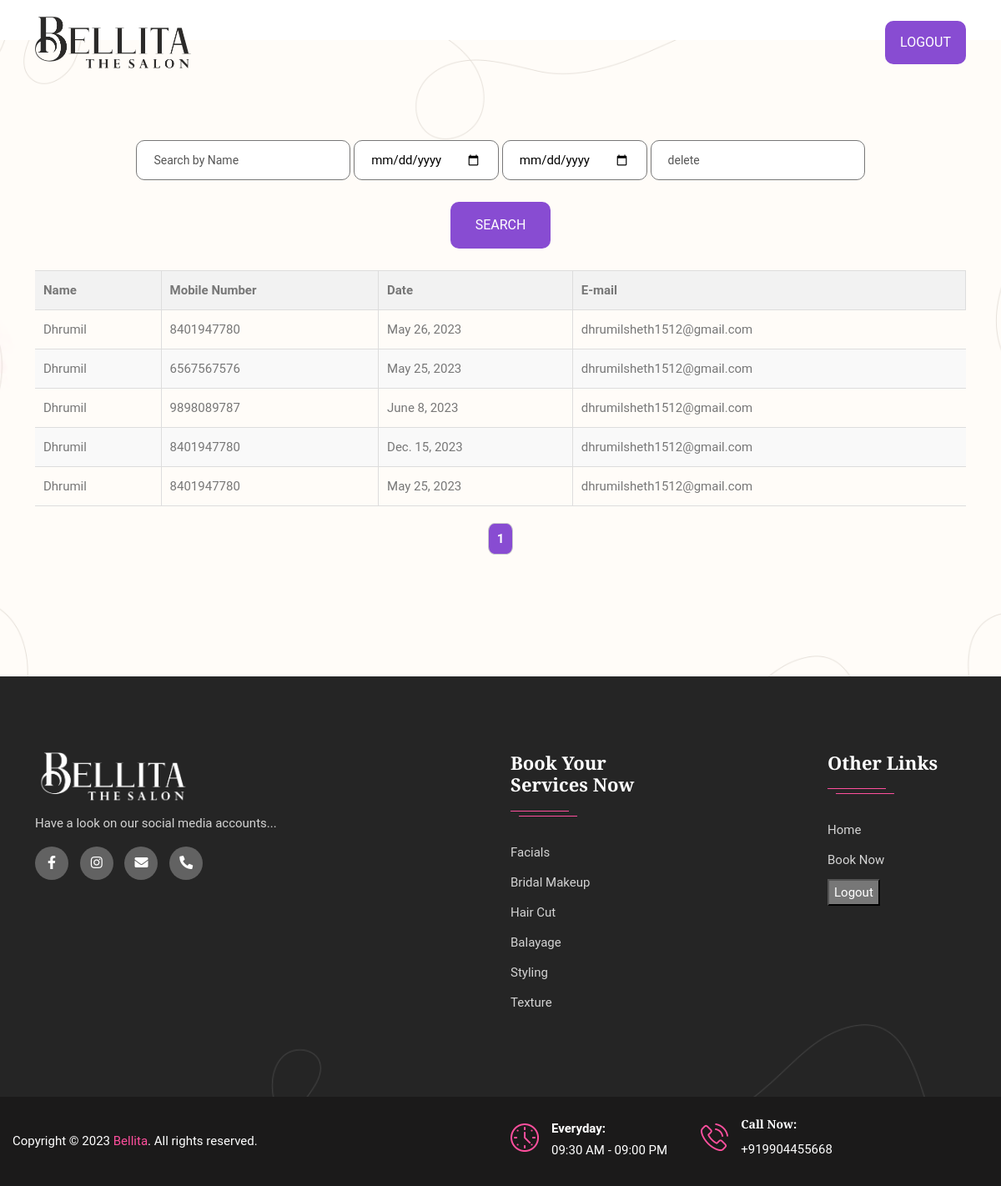
Before: /accounts/profile/ with the older database file.
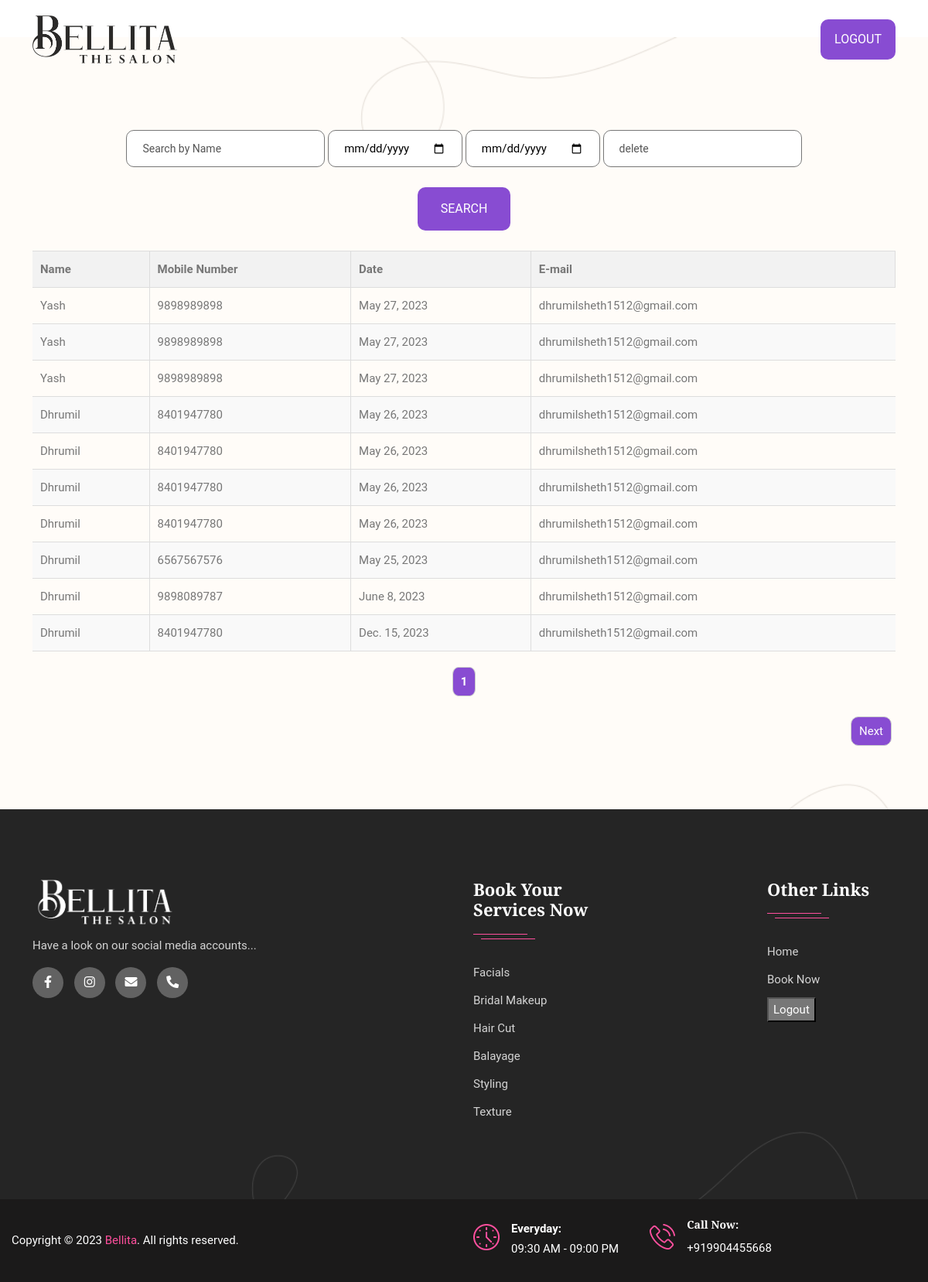
After: the same page with the newer database file.
### bellitaweb/models.py (models this page shows, shortened)
class Form(models.Model):
    input_name = models.CharField(max_length=255)
    mobile_number = models.CharField(max_length=10)
    date = models.DateField(null=True)
    email = models.EmailField(max_length=255, default='')

### bellitaweb/views.py (the view, shortened to what this page needs)
# urls.py: path('accounts/profile/', views.dashboard, name='profile'),
def dashboard(request):
    search_name = request.GET.get('input_name')
    start_date = request.GET.get('start_date')
    end_date = request.GET.get('end_date')
    delete_record = request.GET.get('delete')
    appointments = Form.objects.all().order_by('-id')
    if search_name and (start_date or end_date):
        appointments = Form.objects.filter(
            Q(input_name__icontains=search_name),
            Q(date__range=[start_date, end_date])
        ).order_by('-id')
    elif search_name:
        appointments = Form.objects.filter(input_name__icontains=search_name).order_by('-id')
    elif start_date and end_date:
        appointments = Form.objects.filter(date__range=[start_date, end_date]).order_by('-id')
    else:
        appointments = Form.objects.all().order_by('-id')
    paginator = Paginator(appointments, 10)
    page_number = request.GET.get('page')
    page_obj = paginator.get_page(page_number)
    context = {
        'appointments': page_obj,
        'page_obj': page_obj,
        'search_name': search_name,
        'start_date': start_date,
        'end_date': end_date
    }
    return render(request, 'dashboard.html', context)

### bellitaweb/templates/dashboard.html (shortened to what this page needs)
<!doctype html>
<html class="no-js" lang="zxx">
<head>
        <link rel="stylesheet" href="/static/css/bootstrap.min.css">
        <link rel="stylesheet" href="/static/css/animate.min.css">
        <link rel="stylesheet" href="/static/css/magnific-popup.css">
        <link rel="stylesheet" href="/static/fontawesome/css/all.min.css">
        <link rel="stylesheet" href="/static/css/dripicons.css">
        <link rel="stylesheet" href="/static/css/slick.css">
        <link rel="stylesheet" href="/static/css/meanmenu.css">
        <link rel="stylesheet" href="/static/css/default.css">
        <link rel="stylesheet" href="/static/css/style.css">
        <link rel="stylesheet" href="/static/css/responsive.css">
    </head>
    <body>
        <header class="header-area header-three">
            <div id="header-sticky" class="menu-area">
              <div class="container">
                  <div class="second-menu">
                      <div class="row align-items-center">
                          <div class="col-xl-2 col-lg-2">
                              <div class="logo">
                                <a href="/index"><img src="/static/img/logo/logo.png" alt="logo"></a>
                              </div>
                          </div>
                           <div class="col-xl-3 col-lg-3 text-right d-none d-lg-block mt-25 mb-25 text-right text-xl-right">
                              <div class="login">
                                  <ul>
                                      <li>
                                          <div class="second-header-btn">
                                            <form action="{% url 'logout' %}" method="POST">
                                                <button type ="submit" class="btn">Logout</button>
                                                </form>
                                          </div>
                                      </li>
                                  </ul>
                              </div>
                          </div>
                      </div>
                  </div>
              </div>
          </div>
      </header>
<br>
<br>
           <section id="booking" class="booking-area p-relative pt-120 pb-120" style="background: url(/static/img/bg/ap-bg.png); background-size: cover; background-position: center center; background-repeat: no-repeat;">
            <center><div class="container">
                <form method="GET" action="{% url 'dashboard' %}">
                    <input type="text" name="input_name" placeholder="Search by Name" value="{{ request.GET.input_name }}">
                    <input type="date" name="start_date" placeholder="Start Date" value="{{ request.GET.start_date }}">
                    <input type="date" name="end_date" placeholder="End Date" value="{{ request.GET.end_date }}">
                    <input type="text" name="delete" placeholder="delete" value="{{ request.GET.delete }}">
                    <br>
                    <br>
                    <div><button type="submit" class="btn">Search</button></div>
                </form>
            </div></center>
<br>
<div class="container">
    <div class="contact-field p-relative c-subject mb-20">
<table class="appointment-table">
    <thead>
        <tr>
            <th>Name</th>
            <th>Mobile Number</th>
            <th>Date</th>
            <th>E-mail</th>
        </tr>
    </thead>
    <tbody>
        {% for appointment in appointments %}
        <tr>
            <td>{{ appointment.input_name }}</td>
            <td>{{ appointment.mobile_number }}</td>
            <td>{{ appointment.date }}</td>
            <td>{{ appointment.email }}</td>
        </tr>
        {% endfor %}
    </tbody>
</table>
</div>
<div class="pagination">
    <a class="page-link current">{{ page_obj.number }}</a>
    <br>
    <br>
    {% if page_obj.has_next %}
    <a href="?page={{ page_obj.next_page_number }}" class="page-link next">Next</a>
    {% endif %}
</div>
</div>
</section>
<footer class="footer-bg footer-p pt-90" style="background-color: #252525; background-image: url(img/bg/footer-bg.png);">
    <div class="footer-top">
        <div class="container">
            <div class="row justify-content-between">
                <div class="col-xl-4 col-lg-4 col-sm-6">
                    <div class="footer-widget mb-30">
                        <div class="logo">
                            <a href="#"><img src="/static/img/logo/logo1.png" alt="logo" width="100%"></a>
                        </div>
                        <div class="footer-social mt-10">
                        <p>Have a look on our social media accounts... </p>
                        <a href="https://www.facebook.com/Bellitathesalon/"><i class="fab fa-facebook-f"></i></a>
                        <a href="https://www.instagram.com/pradeep_bellita_the_salon/"><i class="fab fa-instagram"></i></a>
                        <a href="https://mail.google.com/mail/u/0/?fs=1&to=bellitathesalon@gmail.com&tf=cm"><i class="fa fa-envelope"></i></a>
                        <a href="tel:+919904455668"><i class="fas fa-phone-alt"></i></a>
                    </div>
                    </div>
                </div>
                <div class="col-xl-2 col-lg-2 col-sm-6">
                    <div class="footer-widget mb-30">
                        <div class="f-widget-title">
                            <h2>Book Your Services Now</h2>
                        </div>
                        <div class="footer-link">
                            <ul>
                                <li><a href="/appointment">Facials</a></li>
                                <li><a href="/appointment">Bridal Makeup</a></li>
                                <li><a href="/appointment">Hair Cut</a></li>
                                <li><a href="/appointment">Balayage</a></li>
                                <li><a href="/appointment">Styling</a></li>
                                <li><a href="/appointment">Texture</a></li>
                            </ul>
                        </div>
                    </div>
                </div>
                <div class="col-xl-2 col-lg-2 col-sm-6">
                    <div class="footer-widget mb-30">
                        <div class="f-widget-title">
                            <h2>Other Links</h2>
                        </div>
                        <div class="footer-link">
                            <ul>
                                <li><a href="/index"> Home</a></li>
                                <li><a href="/appointment">Book Now</a></li>
                                <li>
                                    <form action="{% url 'logout' %}" method="POST">
                                    <button type ="submit" style="background-color:#777; color:#fff;">Logout</button>
                                    </form>
                                </li>
                            </ul>
                        </div>
                    </div>
                </div>
            </div>
        </div>
        <div class="row align-items-center copyright-wrap">
            <div class="col-lg-6">
                  <div class="copy-text">
                         Copyright &copy; 2023 <a href="/index">Bellita</a>. All rights reserved.
                  </div>
                </div>
                <div class="col-lg-6">
                    <div class="copay-contact">
                           <ul>
                                <li>
                                        <div class="c-contact">
                                            <div class="icon">
                                                <img src="/static/img/icon/ft-icon01.png" alt="logo">
                                            </div>
                                            <div class="text">
                                                <strong>Everyday:</strong>
                                                <p>09:30 AM - 09:00 PM</p>
                                            </div>
                                        </div>
                                </li>
                               <li>
                                <a href="tel:+919904455668">
                                    <div class="c-contact">
                                        <div class="icon">
                                            <img src="/static/img/icon/ft-icon03.png" alt="img">
                                        </div>
                                        <div class="text">
                                            <h3>Call Now:</h3>
                                            <p>+919904455668</p>
                                        </div>
                                    </div>
                                </a>
                               </li>
                            </ul>
                        </div>
                </div>
            </div>
        </div>
</footer>
</body>
</html>

### bellitaweb/static/css/default.css (style rules this page uses)
.mt-10 { margin-top: 10px; }
.mt-25 { margin-top: 25px; }
.mb-20 { margin-bottom: 20px; }
.mb-25 { margin-bottom: 25px; }
.mb-30 { margin-bottom: 30px; }
.pt-90 { padding-top: 90px; }
.pt-120 { padding-top: 120px; }
.pb-120 { padding-bottom: 120px; }
.text-right { text-align: right; }
a { text-decoration: none; }

### bellitaweb/static/css/responsive.css (style rules this page uses)
@media (min-width: 1200px) and (max-width: 1500px) { .menu-area::before { width: 26%; } }
@media (min-width: 992px) and (max-width: 1200px) { .second-header-btn .btn { padding: 18px 18px; } }
@media (min-width: 992px) and (max-width: 1200px) { .login li { margin-left: 8px; } }
@media (min-width: 992px) and (max-width: 1200px) { .menu-area::before { width: 23%; } }
@media (min-width: 992px) and (max-width: 1200px) { .copay-contact { width: 100%; margin-top: 10px; } }
@media (min-width: 992px) and (max-width: 1200px) { .copay-contact li:first-child { border: none; padding-left: 0; margin-left: 0; } }
@media (min-width: 992px) and (max-width: 1200px) { .f-widget-title h2, .footer-widget .widgettitle { font-size: 22px; } }

### bellitaweb/templates/dashboard.html (style rules this page uses)
.pagination { text-align: center; }
.pagination .page-link { display: inline-block; padding: 5px 10px; margin: 0 5px; border: 1px solid #ccc; border-radius : 10px; background-color: #884cd2; color: #fff; }
.pagination .page-link.current { font-weight: bold; border-radius : 25%; background-color: #884cd2; color: #fff; }
.pagination .page-link.next { float: right; }
.appointment-table { width: 100%; border-collapse: collapse; }
.appointment-table th, .appointment-table td { padding: 10px; text-align: left; border-bottom: 1px solid #ddd; border-right: 1px solid #ddd; }
.appointment-table th { background-color: #f2f2f2; border-top: 1px solid #ddd; }
.appointment-table tbody tr:nth-child(even) { background-color: #f9f9f9; }
.appointment-table tbody td:last-child { border-right: none; }

Changed rows visible on the page:
no longer on this page (row unchanged): Form: input_name "Dhrumil", mobile_number "8401947780", date "May 25, 2023", email "dhrumilsheth1512@gmail.com"
added Form: input_name "Yash", mobile_number "9898989898", date "May 27, 2023", email "dhrumilsheth1512@gmail.com"
added Form: input_name "Yash", mobile_number "9898989898", date "May 27, 2023", email "dhrumilsheth1512@gmail.com"
added Form: input_name "Yash", mobile_number "9898989898", date "May 27, 2023", email "dhrumilsheth1512@gmail.com"
added Form: input_name "Dhrumil", mobile_number "8401947780", date "May 26, 2023", email "dhrumilsheth1512@gmail.com"
added Form: input_name "Dhrumil", mobile_number "8401947780", date "May 26, 2023", email "dhrumilsheth1512@gmail.com"
added Form: input_name "Dhrumil", mobile_number "8401947780", date "May 26, 2023", email "dhrumilsheth1512@gmail.com"
Other visible differences:
text now shown: "Next"
